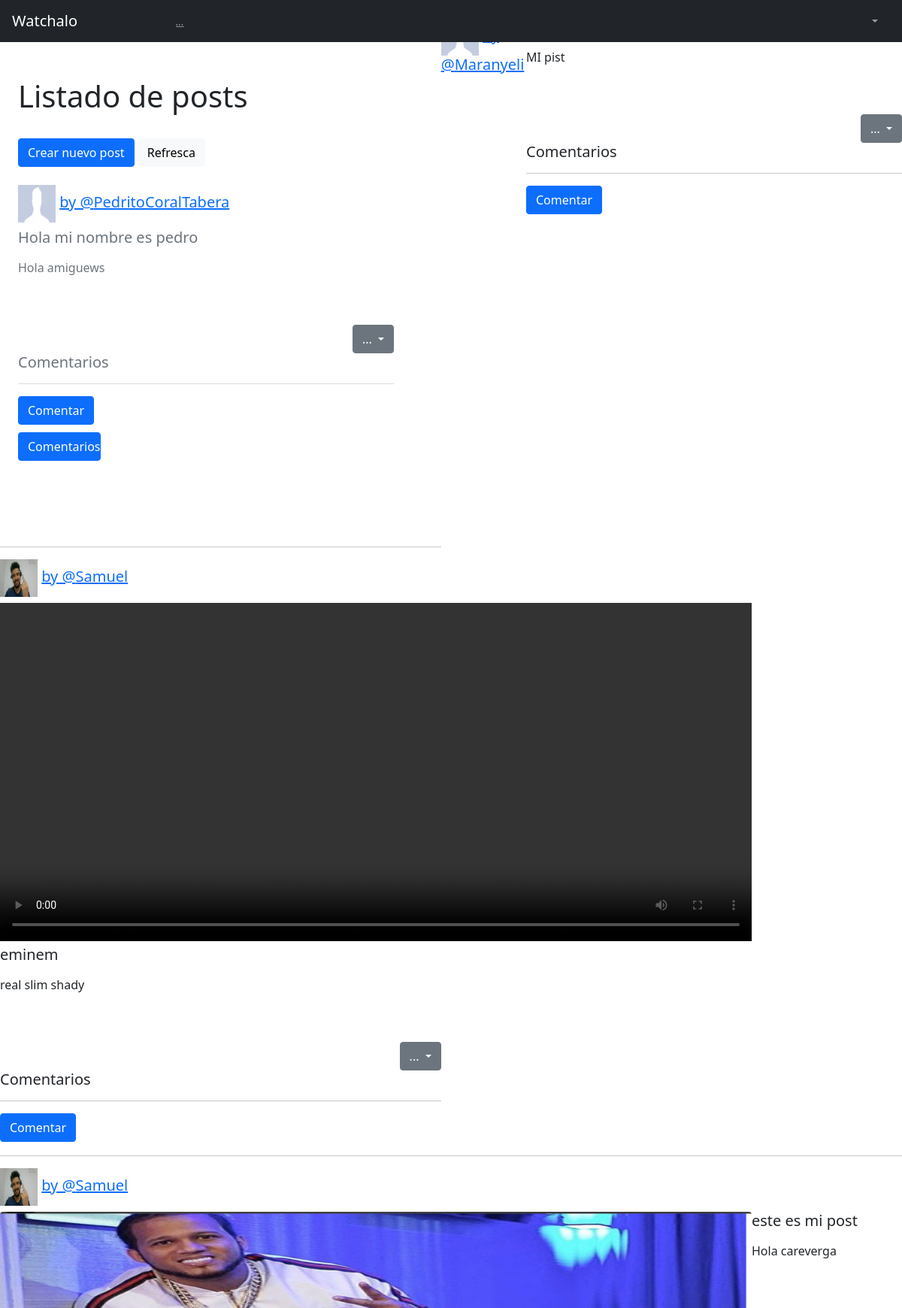
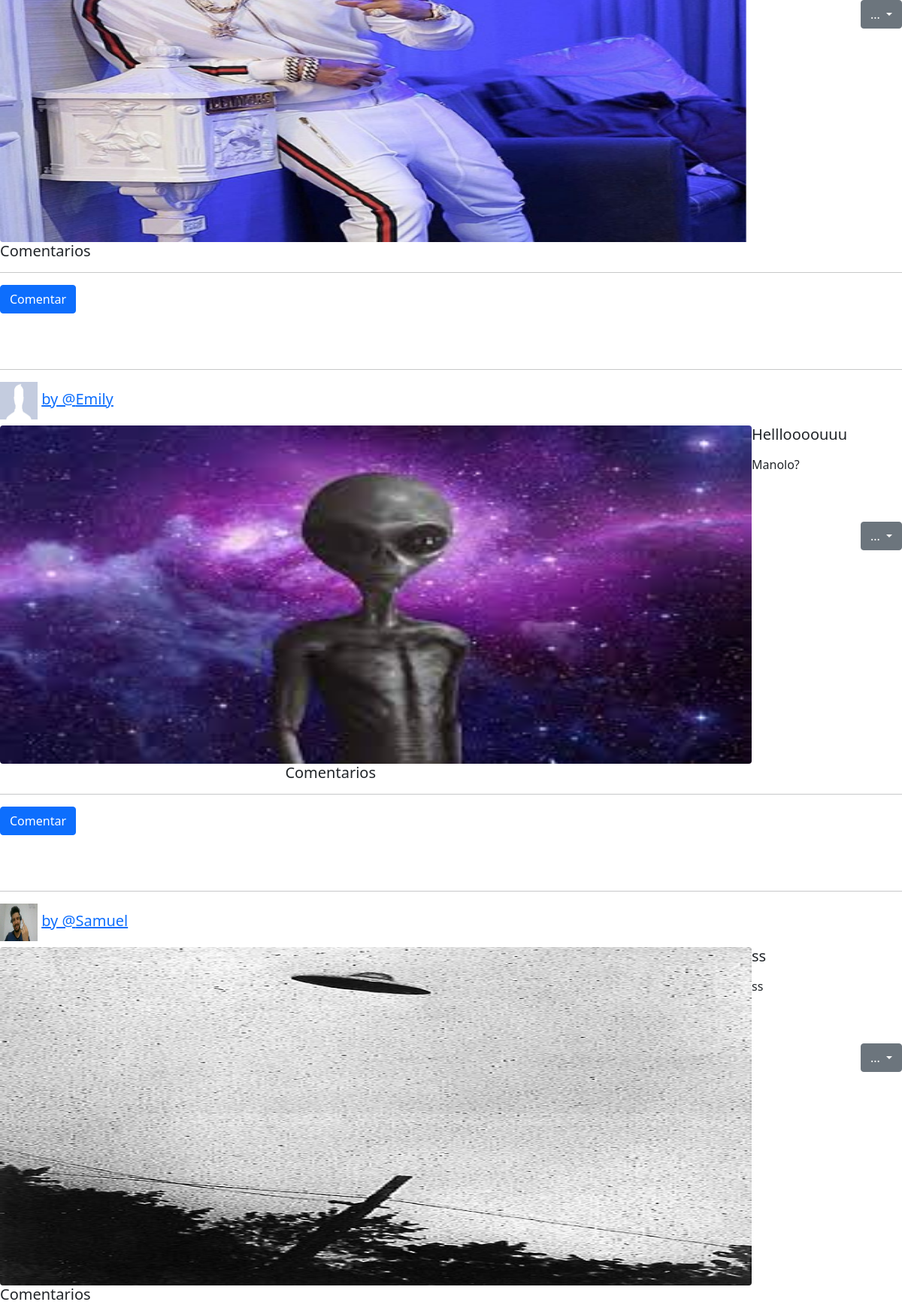
/Aplicacion1/Inicio/ (signed in, upper part), run on the app's committed database (2 pictures, top to bottom).
### Aplicacion1/models.py (models this page shows, shortened)
class Post(models.Model):
    nombrePost = models.CharField(max_length=50, verbose_name = 'Titulo')
    CuerpoPost = RichTextField(blank = True, null = True, max_length=5000, verbose_name = 'Contenido')
    fechaPublicacion = models.DateTimeField(auto_now_add=True)
    user = models.ForeignKey(User,blank=True,null=True, on_delete=models.CASCADE, related_name = "posts")
    imagen = models.ImageField(blank = True, null = True, upload_to="images/", verbose_name="Subir imagen")
    video = models.FileField(blank = True, null = True, upload_to="videos/", verbose_name="Subir video")
    likes = models.ManyToManyField(User, related_name="likes", blank = True)
    dislikes = models.ManyToManyField(User, related_name="dislikes", blank = True)

class Perfil(models.Model):
    user = models.OneToOneField(User, blank=True,null=True,on_delete=models.CASCADE)
    perfilImagen = models.ImageField(default='default_perfil.jpg')

### Aplicacion1/views.py (the view)
# urls.py: path('Inicio/', Inicio.as_view(), name='Inicio'),
class Inicio(LoginRequiredMixin,ListView):
    model = Post
    queryset = Post.objects.all().order_by('-fechaPublicacion')
    template_name = 'Aplicacion1/Inicio.html'

### Aplicacion1/templates/Aplicacion1/Inicio.html (shortened to what this page needs)
{% extends "Aplicacion1/Padre.html" %}
{% load static %}
{% block seccion_nombre %}
<h1>Listado de posts
</h1>
<br>
<a href="{% url 'Aplicacion1:PostCrear' %}"><button type="button" class="btn btn-primary">Crear nuevo post</button></a>
<a href="{% url 'Aplicacion1:Inicio' %}"><button type="button" class="btn btn-light">Refresca</button></a>
<br>
<br>
{% endblock %}
{% block cuerpo %}
{% for posts in object_list %}
<h5><img src="{{posts.user.perfil.perfilImagen.url }}" alt="" width="50" height="50" > <a href="{% url 'Aplicacion1:perfil' posts.user.username %}"> by @{{ posts.user.username}} </a></h5>
<div>
    {% if posts.imagen %}
      <img src="{{ posts.imagen.url }}" class="rounded float-start" alt="..."
      width="1000" height="450">
    {% endif %}
    {% if posts.video %}
      <video width="1000" height="450" class="embed-responsive embed-responsive-16by9" controls="controls">
        <source src="{{ posts.video.url }}" type="video/mp4"/>
      </video>
    {% endif %}
    <div>
      <h5>{{ posts.nombrePost }}</h5>
      <p>{{ posts.CuerpoPost |safe}}</p>
      <br><br>
      <div style="text-align: right">
        {% if user.id == posts.user.id %}
        <div class="dropdown">
            <a class="btn btn-secondary dropdown-toggle" href="#" role="button" id="dropdownMenuLink" data-bs-toggle="dropdown" aria-expanded="false">
              ...
            </a>
        {% else %}
        <a class="btn btn-secondary dropdown-toggle" href="#" role="button" id="dropdownMenuLink" data-bs-toggle="dropdown" aria-expanded="false">
          ...
        </a>
          </div>
        {% endif %}
          <h5 style = "width:500px; float: center">Comentarios</h5>
          <hr>
          {% if not posts.comments.all %}
          <a style = "width:60px; float: left" href="{% url 'Aplicacion1:add_comentario' posts.pk %}">
            <button type="button" class="btn btn-primary">Comentar</button>
          </a>
          <br><br>
          {% else %}
            <a style = "width:60px; float: left" href="{% url 'Aplicacion1:add_comentario' posts.pk %}">
              <button type="button" class="btn btn-primary">Comentar</button>
            </a>
            <br><br>
            <p>
              <a style = "width:110px; float: left" class="btn btn-primary" data-bs-toggle="collapse" href="#collapseExample" role="button" aria-expanded="false" aria-controls="collapseExample">
                Comentarios
              </a>
              <br><br>
            </p>
          {% endif %}
    </div>
    </div>
  </div>
<br>
<br>
<strong><hr></strong>
{% endfor %}
{% endblock %}

### data on the page
Post: user.perfil.perfilImagen (placeholder picture), user.username "PedritoCoralTabera", nombrePost "Hola mi nombre es pedro", CuerpoPost "Hola amiguews"
Post: user.perfil.perfilImagen (picture), user.username "Samuel", nombrePost "eminem", CuerpoPost "real slim shady", shows "Comentar"
Post: user.username "Maranyeli", CuerpoPost "MI pist", shows "Comentar"
Post: user.perfil.perfilImagen (picture), user.username "Samuel", imagen (picture), nombrePost "este es mi post", CuerpoPost "Hola careverga", shows "Comentar"
Post: user.perfil.perfilImagen (placeholder picture), user.username "Emily", imagen (picture), nombrePost "Hellloooouuu", CuerpoPost "Manolo?", shows "Comentar"
Post: user.perfil.perfilImagen (picture), user.username "Samuel", imagen (picture), nombrePost "ss", CuerpoPost "ss"
